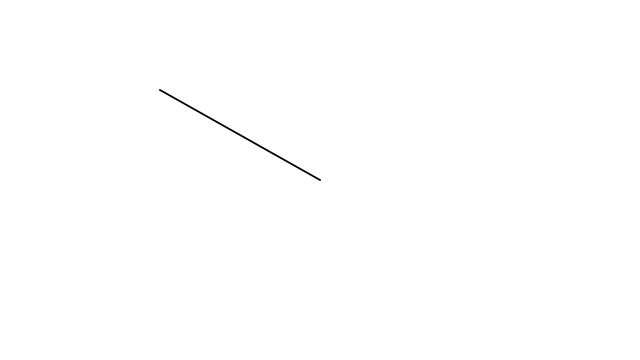
Frame 1 (no input)
Frame 60 (no input): identical to frame 1, image omitted
Frame 120 (the mouse pressed at the canvas centre since frame 60): blank canvas, image omitted

The p5.js sketch that drew this single still picture (run headless with seeded random() and noise() and a simulated clock; from frame 60 on, the mouse is pressed at the canvas centre):

// p5.js sketch
// ── sketch.js
// The Nature of Code
// Daniel Shiffman
// http://natureofcode.com

// Example 1-4: Vector multiplication

function setup() {
  createCanvas(640,360);
  smooth();
}

function draw() {
  background(255);

  var mouse = new p5.Vector(mouseX,mouseY);
  var center = new p5.Vector(width/2,height/2);
  mouse.sub(center);

  // Multiplying a vector!  The vector is now half its original size (multiplied by 0.5).
  mouse.mult(0.5);

  translate(width/2,height/2);
  strokeWeight(2);
  stroke(0);
  line(0,0,mouse.x,mouse.y);
}
